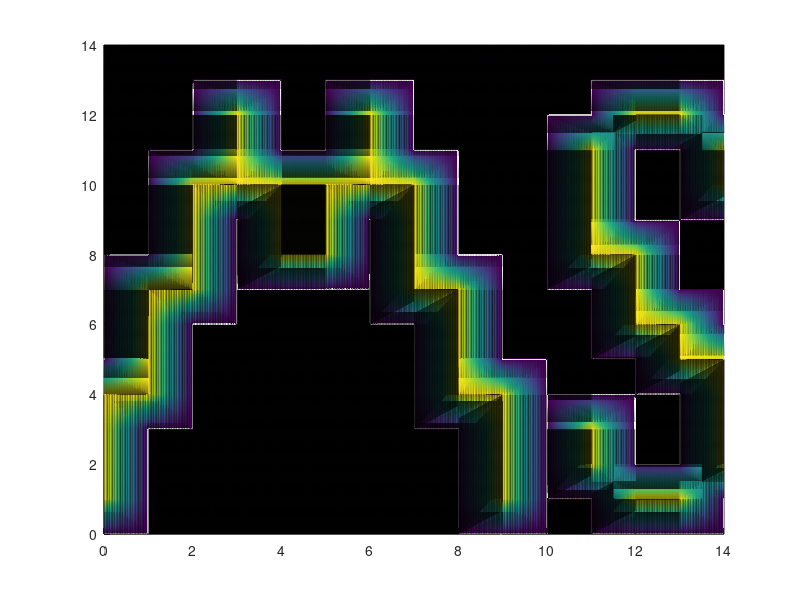

The MATLAB source for this figure:

function spline2D()
spline2Duniform()
%spline2Dmatrix()
return

function t=check_sanity(knot_vector,p)

  initial = knot_vector(1)
  kvsize = size(knot_vector,2)

  t = true
  counter = 1

  for i=1:p+1
    if (initial ~= knot_vector(i))
      t = false
      return
    end
  end


  for i=p+2:kvsize-p-1
    if (initial == knot_vector(i))
      counter = counter + 1
      if (counter > p)
        t = false  
        return
      end
    else
      initial = knot_vector(i)
      counter = 1
    end
  end

  initial = knot_vector(kvsize)

  for i=kvsize-p:kvsize
    if (initial ~= knot_vector(i))
      t = false
      return
    end
  end
  
  for i=1:kvsize-1
    if (knot_vector(i)>knot_vector(i+1))
      t = false
    end
  end

  return

end


function spline2Dmatrix()
knot_vectorx=[0 1 2]

knot_vectory=[0 1 2]

precision = 0.1

%macros
compute_nr_basis_functions = @(knot_vector,p) size(knot_vector, 2) - p - 1
mesh   = @(a,c) [a:precision*(c-a):c]

%splines in x
px = compute_p(knot_vectorx)
tx = check_sanity(knot_vectorx,px)
nrx = compute_nr_basis_functions(knot_vectorx,px)

x_begin = knot_vectorx(1)
x_end = knot_vectorx(size(knot_vectorx,2))

x=mesh(x_begin,x_end);

%splines in y
py = compute_p(knot_vectory)
ty = check_sanity(knot_vectory,py)
nry = compute_nr_basis_functions(knot_vectorx,py)

y_begin = knot_vectory(1)
y_end = knot_vectory(size(knot_vectory,2))

y=mesh(y_begin,y_end);

%X and Y coordinates of points over the 2D mesh
[X,Y]=meshgrid(x,y);

M(1:nrx*nry,1:nrx*nry)=0.0;
hold on
for i=1:nrx
  %compute values of 
  vx=compute_spline(knot_vectorx,px,i,X);
  for j=1:nry
    vy=compute_spline(knot_vectory,py,j,Y);
    spline1=vx.*vy;
    for k=1:nrx
      %compute values of 
      vx2=compute_spline(knot_vectorx,px,k,X);
      for l=1:nry
        vy2=compute_spline(knot_vectory,py,l,Y);
        spline2=vx2.*vy2;
        crossection = spline1.*spline2;
        M(i+(j-1)*nry,k+(l-1)*nry)=M(i+(j-1)*nry,k+(l-1)*nry)+norm(crossection);
      end
    end
  end
end
crossection
hold off

end

function spline2Duniform()
knot_vectorx=[ 0 0 1 2 3 4 5 6 7 8 9 10 11 12 13 14 14 ]

knot_vectory=[ 0 0 1 2 3 4 5 6 7 8 9 10 11 12 13 14 14 ]

precision = 0.001

%macros
compute_nr_basis_functions = @(knot_vector,p) size(knot_vector, 2) - p - 1
mesh   = @(a,c) [a:precision*(c-a):c]

%splines in x
px = compute_p(knot_vectorx)
tx = check_sanity(knot_vectorx,px)
nrx = compute_nr_basis_functions(knot_vectorx,px)

x_begin = knot_vectorx(1)
x_end = knot_vectorx(size(knot_vectorx,2))

x=mesh(x_begin,x_end);

%splines in y
py = compute_p(knot_vectorx)
ty = check_sanity(knot_vectorx,py)
nry = compute_nr_basis_functions(knot_vectorx,py)

y_begin = knot_vectory(1)
y_end = knot_vectory(size(knot_vectory,2))

y=mesh(y_begin,y_end);

%X and Y coordinates of points over the 2D mesh
[X,Y]=meshgrid(x,y);

grid_size = 1/precision + 1

sum = zeros(grid_size,grid_size);

coeff = [
          [0 0 0 0 0 0 0 0 0 0 0 0 0 0 0]
          [0 0 0 0 0 0 0 0 0 0 0 0 0 0 0]
          [0 0 0 1 0 0 1 0 0 0 0 0 1 1 0]
          [0 0 0 1 0 0 1 0 0 0 0 1 0 0 1]
          [0 0 1 1 1 1 1 1 0 0 0 1 0 0 1]
          [0 0 1 0 1 1 0 1 0 0 0 1 0 0 0]
          [0 0 1 0 1 1 0 1 0 0 0 1 1 0 0]
          [0 1 1 0 0 0 0 1 1 0 0 0 1 0 0]
          [0 1 0 0 0 0 0 0 1 0 0 0 1 1 0]
          [0 1 0 0 0 0 0 0 1 0 0 0 0 1 1]
          [1 1 0 0 0 0 0 0 1 1 0 0 0 0 1]
          [1 0 0 0 0 0 0 0 0 1 0 1 0 0 1]
          [1 0 0 0 0 0 0 0 0 1 0 1 0 0 1]
          [1 0 0 0 0 0 0 0 0 1 0 0 1 1 0]
          [0 0 0 0 0 0 0 0 0 0 0 0 0 0 0]
          ];

hold on
for i=1:nrx
  %compute values of 
  vx=compute_spline(knot_vectorx,px,i,X);
  for j=1:nry
    vy=compute_spline(knot_vectory,py,j,Y);
    sum = sum + coeff(nrx-j+1,i) * vx.*vy;
  end
end
surf(X,Y,sum);
hold off

end

function spline()

knot_vector=[0 0 0 1 1 2 2 2 ]

precision = 0.0001


compute_nr_basis_functions = @(knot_vector,p) size(knot_vector, 2) - p - 1
mesh   = @(a,c) [a:precision*(c-a):c]


p = compute_p(knot_vector)
t = check_sanity(knot_vector,p)
nr = compute_nr_basis_functions(knot_vector,p)

x_begin = knot_vector(1)
x_end = knot_vector(size(knot_vector,2))


x=mesh(x_begin,x_end);


y=compute_spline(knot_vector,p,1,x);
plot(x,y)

hold on

for i=2:nr
  y=compute_spline(knot_vector,p,i,x);
  plot(x,y)
end

hold off


end


function p=compute_p(knot_vector)

  initial = knot_vector(1)
  kvsize = size(knot_vector,2)
  i=1

  while (i+1 < kvsize) && (initial == knot_vector(i+1))
    i=i+1
  end
  
  p = i-1
  
  return
end



function y=compute_spline(knot_vector,p,nr,x)
  
  fC= @(x,a,b) (x)/(b-a)-a/(b-a);
  fD= @(x,c,d) (1-x)/(d-c)+(d-1)/(d-c);
  
  
  a = knot_vector(nr);
  b = knot_vector(nr+p);
  c = knot_vector(nr+1);
  d = knot_vector(nr+p+1);

  if (p==0)
    y = 0 .* (x < a) + 1 .* (a <= x & x <= d) + 0 .* (x > d);
    return
  end
  
  lp = compute_spline(knot_vector,p-1,nr,x);
  rp = compute_spline(knot_vector,p-1,nr+1,x);
  
  if (a==b)
    y1 = 0 .* (x < a) + 1 .* (a <= x & x <= b) + 0 .* (x > b);
  else
    y1 = 0 .* (x < a) + fC(x,a,b) .* (a <= x & x <= b) + 0 .* (x > b);
  end
  
  if (c==d)
    y2 = 0 .* (x < c) + 1 .* (c < x & x <= d) + 0 .* (d < x);
  else
    y2 = 0 .* (x < c) + fD(x,c,d) .* (c < x & x <= d) + 0 .* (d < x);
  end
  
  y = lp .* y1 + rp .* y2;
  return
  
end

end